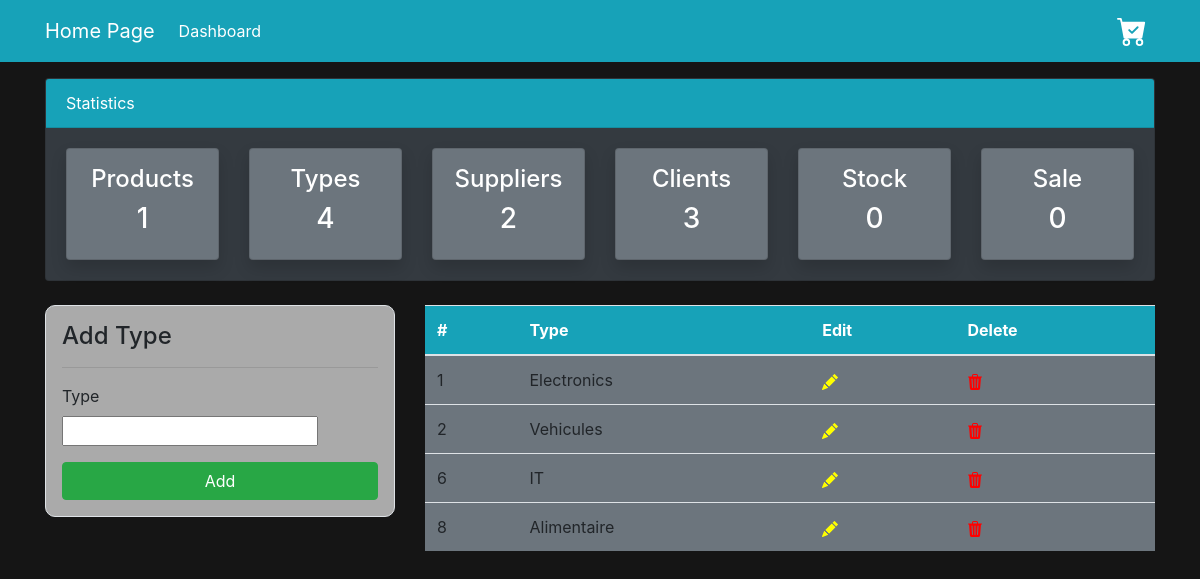
The page /list_Types/ on the database its author committed.
### GestStockMagasin/models.py (models this page shows, shortened)
class TypeProduit (models.Model):
    CodeT = models.AutoField(primary_key=True)
    DesignationT = models.CharField(max_length=100)

### GestStockMagasin/views.py (the view)
# urls.py: path('list_Types/', views.afficher_Types,name="dashboard-types"),
def afficher_Types(request):
    prods = Produit.objects.all()
    prod_count = prods.count()
    item = VenteComptoir.objects.all()
    vente_count = item.count()
    fours = Fournisseur.objects.all()
    fours_count = fours.count()
    types = TypeProduit.objects.all()
    type_count = types.count()
    users = User.objects.all()
    user_count = users.count()
    Clients = Client.objects.all()
    client_count = Clients.count()
    stock = Stock.objects.all()
    stock_count = stock.count()
    if request.method == 'POST':
        form = TypeForm(request.POST)
        if form.is_valid():
            form.save()
            T_name = form.cleaned_data.get('DesignationT')
            messages.success(request, f'{T_name} has been added')
            return redirect("dashboard-types")
    else:
        form = TypeForm()
    contexte = {
        'types':types,
        'form' : form,
        'P_count':prod_count,
        'F_count':fours_count,
        'C_count':client_count,
        'U_count': user_count,
        'T_count':type_count,
        'S_count':stock_count,
        'V_count':vente_count,
    }
    return render(request, "dashboard/Types.html", contexte)

### GestStockMagasin/forms.py
class TypeForm(forms.ModelForm):
    class Meta:
        model = TypeProduit
        fields = "__all__"

### GestStockMagasin/templates/dashboard/Types.html (shortened to what this page needs)
<!DOCTYPE html>
<html lang="en">
  <head>
    <link
      rel="stylesheet"
      href="https://cdn.jsdelivr.net/npm/bootstrap@4.6.2/dist/css/bootstrap.min.css"
    />
  </head>
  <body style="background-color: #151515">
    <nav class="navbar navbar-expand-lg navbar-info bg-info">
      <div class="container">
        <a class="navbar-brand text-white" href="{% url 'main-dashboard' %}"
          >Home Page</a
        >
        <div class="collapse navbar-collapse" id="navbarSupportedContent">
          <ul class="navbar-nav mr-auto">
            <li class="nav-item active">
              <a class="nav-link text-white" href="{% url 'main-dashboard' %}"
                >Dashboard <span class="sr-only">(current)</span></a
              >
            </li>
          </ul>
          <ul class="navbar-nav ml-auto">
            <li class="nav-item active">
              <a class="nav-link text-white" href="{% url 'main-dashboard' %}">
              </a>
            </li>
          </ul>
        </div>
      </div>
    </nav>
    <div class="container">
      <div class="row mt-3">
        <div class="col-md-12">
          <div class="card bg-dark">
            <div class="card-header text-white bg-info">Statistics</div>
            <div class="card-body">
              <div class="row">
                <div class="col-md-2">
                  <a
                    class="text-decoration-none text-white"
                    href="{% url 'dashboard-produits' %}"
                  >
                    <div
                      class="card my-card shadow text-center p-3 bg-secondary"
                    >
                      <h4>Products </h4>
                      <h3>{{ P_count }}</h3>
                    </div>
                  </a>
                </div>
                <div class="col-md-2">
                  <a
                    class="text-decoration-none text-white"
                    href="{% url 'dashboard-types' %}"
                  >
                    <div
                      class="card my-card shadow text-center p-3 bg-secondary"
                    >
                      <h4>Types </h4>
                      <h3>{{ T_count }}</h3>
                    </div>
                  </a>
                </div>
                <div class="col-md-2">
                  <a
                    class="text-decoration-none text-white"
                    href="{% url 'dashboard-Fournisseur' %}"
                  >
                    <div
                      class="card my-card shadow text-center p-3 bg-secondary"
                    >
                      <h4>Suppliers </h4>
                      <h3>{{ F_count }}</h3>
                    </div>
                  </a>
                </div>
                <div class="col-md-2">
                  <a
                    class="text-decoration-none text-white"
                    href="{% url 'dashboard-client' %}"
                  >
                    <div
                      class="card my-card shadow text-center p-3 bg-secondary"
                    >
                      <h4>Clients </h4>
                      <h3>{{ C_count }}</h3>
                    </div>
                  </a>
                </div>
                <div class="col-md-2">
                  <a
                    class="text-decoration-none text-white"
                    href="{% url 'dashboard-stock' %}"
                  >
                    <div
                      class="card my-card shadow text-center p-3 bg-secondary"
                    >
                      <h4>Stock </h4>
                      <h3>{{ S_count }}</h3>
                    </div>
                  </a>
                </div>
                <div class="col-md-2">
                  <a
                    class="text-decoration-none text-white"
                    href="{% url 'dashboard-vente' %}"
                  >
                    <div
                      class="card my-card shadow text-center p-3 bg-secondary"
                    >
                      <h4>Sale</h4>
                      <h3>{{ V_count }}</h3>
                    </div>
                  </a>
                </div>
              </div>
            </div>
          </div>
        </div>
      </div>
    </div>
    <div class="container">
      <div class="row my-4">
        <div class="col-md-4">
          <div
            class="border p-3"
            style="border-radius: 10px; background-color: #aaaaaa"
          >
            <h4>Add Type</h4>
            <hr />
            <form action="" method="POST">
              <div class="form-group">
                <label for="exampleInputEmail1">Type</label>
                <br />
                {{ form.DesignationT }}
              </div>
              <input
                type="submit"
                value="Add"
                class="btn btn-success btn-block"
              />
            </form>
          </div>
        </div>
        <div class="col-md-8">
          <table class="table bg-secondary">
            <thead class="bg-info">
              <tr class="text-white">
                <th scope="col">#</th>
                <th scope="col">Type</th>
                <th scope="col">Edit</th>
                <th scope="col">Delete</th>
              </tr>
            </thead>
            <tbody>
              {% for T in types %}
              <tr>
                <td class="text-black">{{ T.CodeT }}</td>
                <td class="text-black">{{ T.DesignationT }}</td>
                <td class="text-black">
                  <a href="{% url 'edit-type' T.CodeT %}">
                  </a>
                </td>
                <td class="text-black">
                  <a href="{% url 'delete-type' T.CodeT %}">
                  </a>
                </td>
              </tr>
              {% endfor %}
            </tbody>
          </table>
        </div>
      </div>
    </div>
  </body>
</html>

### rows shown on the page
TypeProduit: CodeT "1", DesignationT "Electronics"
TypeProduit: CodeT "2", DesignationT "Vehicules"
TypeProduit: CodeT "6", DesignationT "IT"
TypeProduit: CodeT "8", DesignationT "Alimentaire"

### other values the page prints
{{ P_count }} "1"
{{ T_count }} "4"
{{ F_count }} "2"
{{ C_count }} "3"
{{ S_count }} "0"
{{ V_count }} "0"
